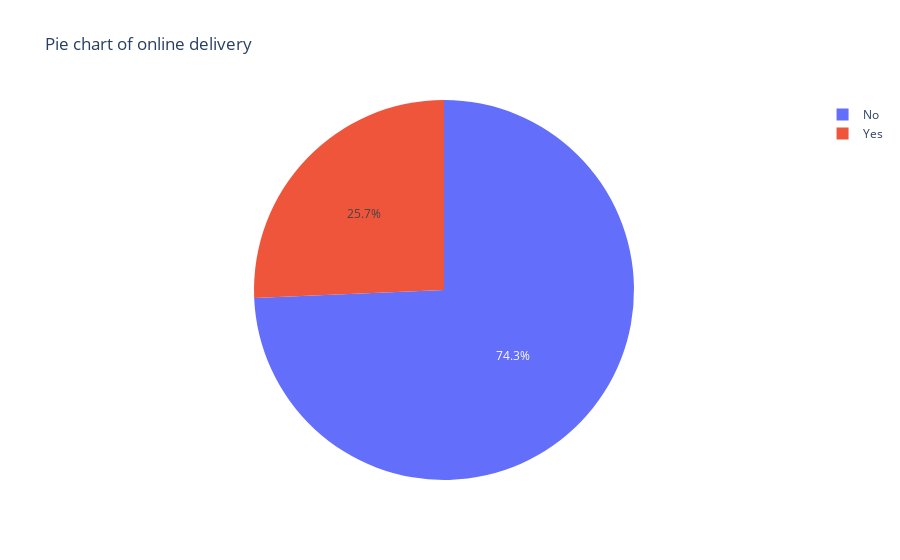

Write notebook code for a chart like this one.
### Code cell
fig = px.pie(df2, names="Has Online delivery", title='Pie chart of online delivery')
fig.show()

### Figure 1 — Plotly figure (JSON) as saved in the notebook; plotly's stock layout.template omitted (floating-point values rounded to 4 significant figures; data arrays with more than 128 entries replaced by an {"elided": "..."} marker saying what was removed)
{"data": [{"domain": {"x": [0, 1], "y": [0, 1]}, "hovertemplate": "Has Online delivery=%{label}<extra></extra>", "labels": {"elided": "9551 str values"}, "legendgroup": "", "name": "", "showlegend": true, "type": "pie"}], "layout": {"legend": {"tracegroupgap": 0}, "title": {"text": "Pie chart of online delivery"}}}
